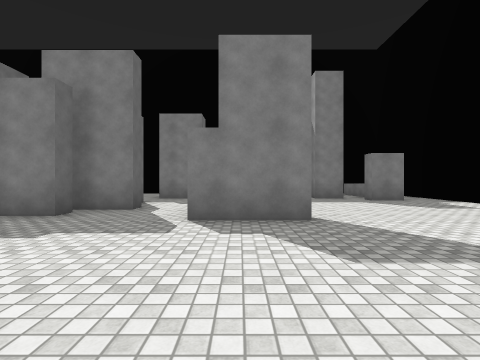
[1] (above)

24 first-person views from a walk through a scene from a Unity 3-D project. The camera is 1.3 m above the floor, looks level and sees 85° across. The floor is counted in squares, 2 m on a side. Each view is taken from the middle of a square. On the plan, view 1 faces up. The plan holds only what a view shows up to about 9 squares ahead; the rest is blank. Surface patterns are stand-ins for the level's own textures.

[2]
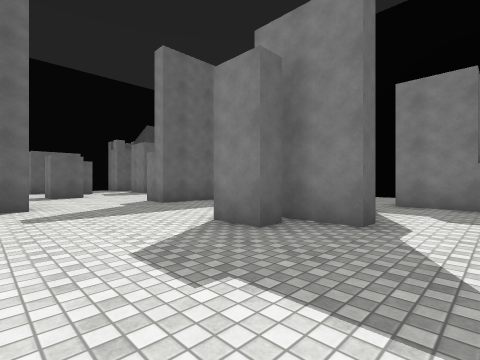

[3]
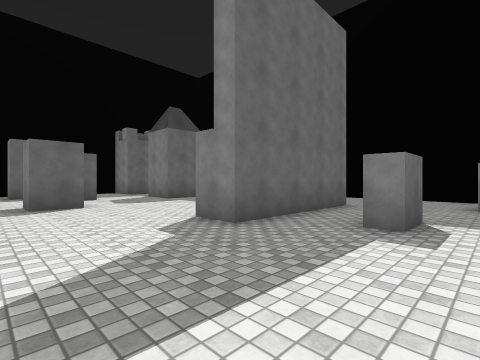

[4]
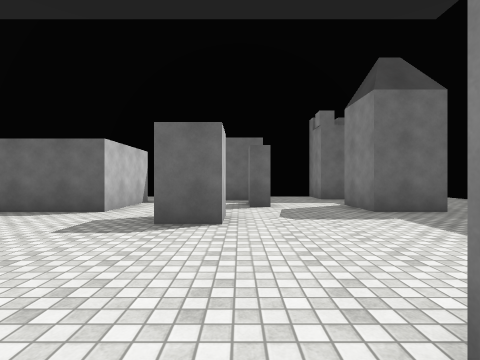

[5]
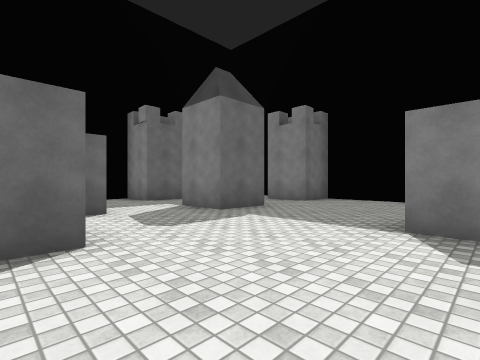

[6]
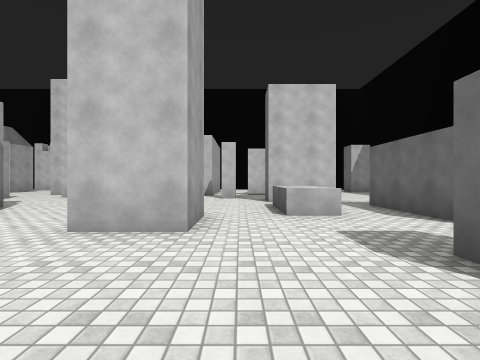

[7]
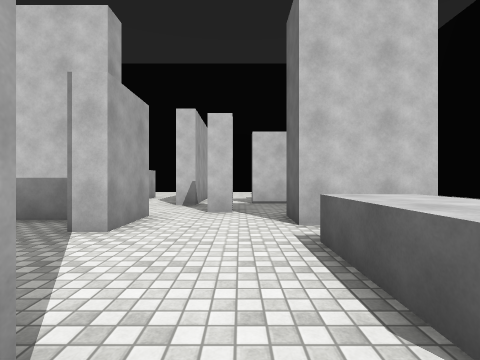

[8]
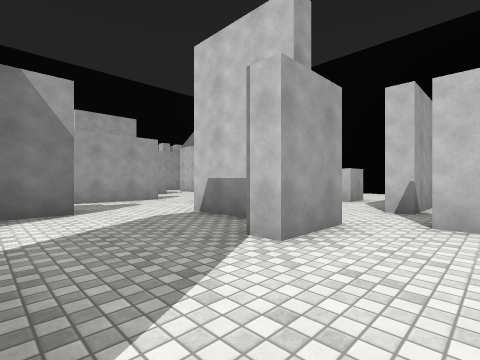

[9]
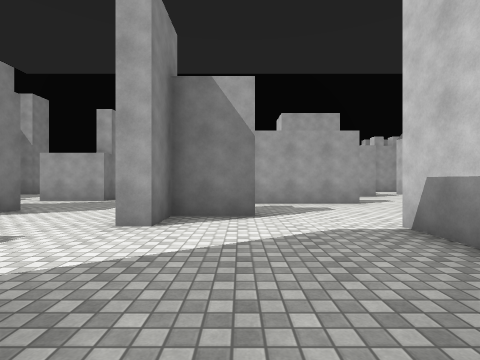

[10]
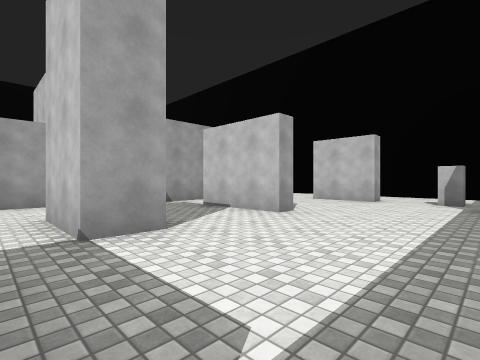

[11]
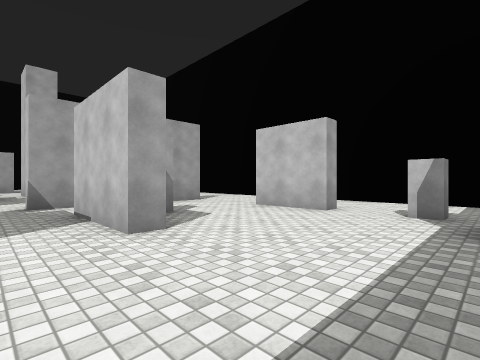

[12]
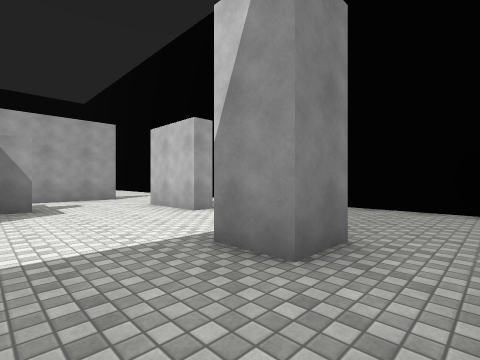

[13]
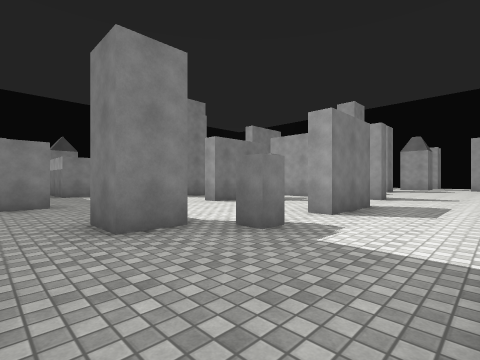

[14]
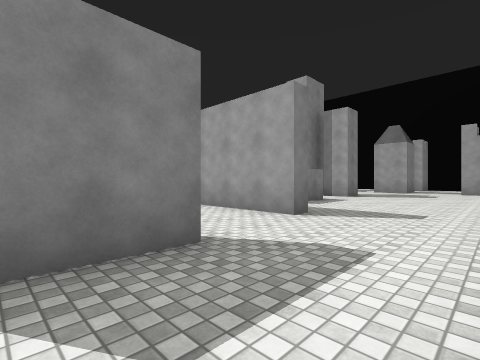

[15]
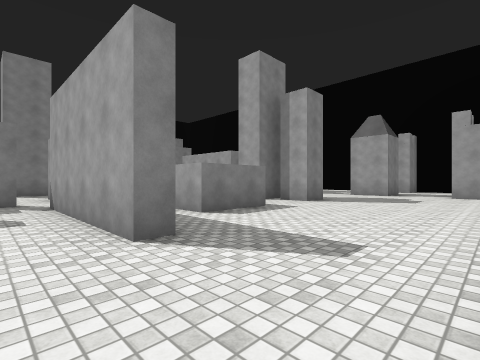

[16]
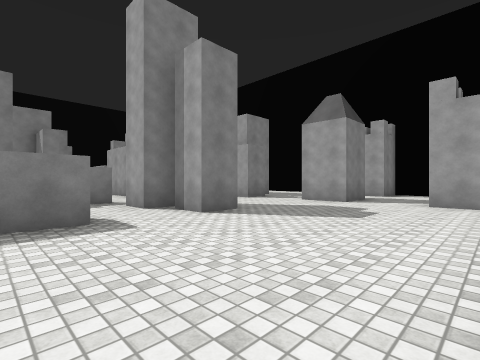

[17]
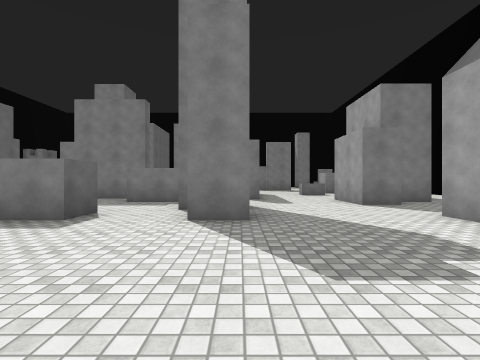

[18]
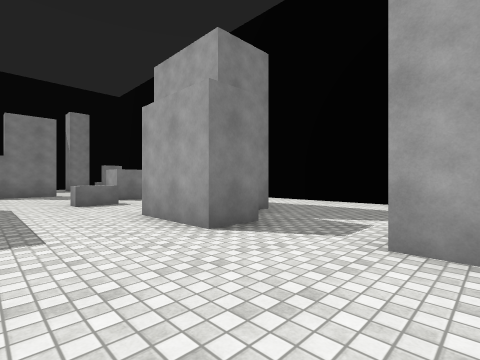

[19]
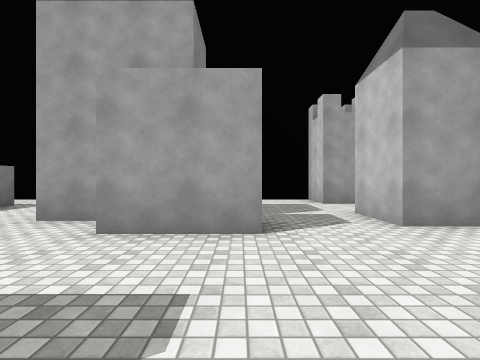

[20]
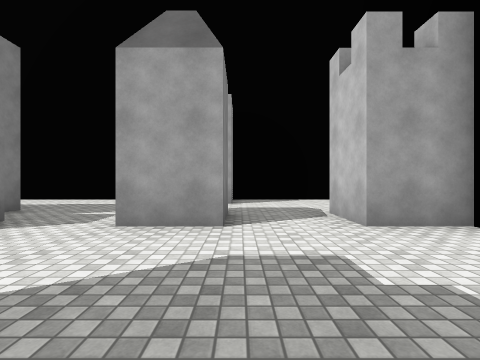

[21]
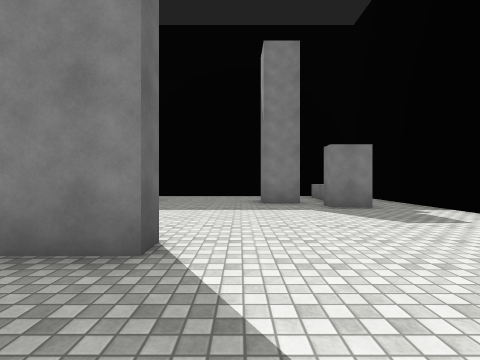

[22]
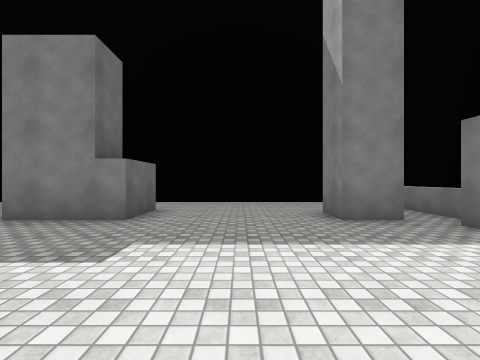

[23]
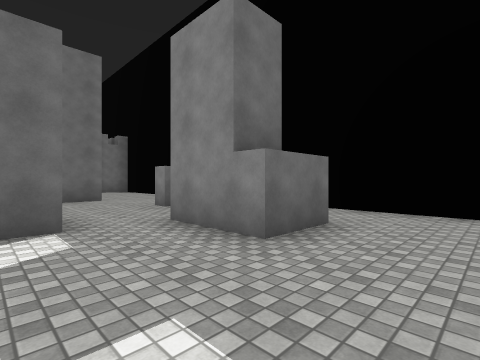

[24]
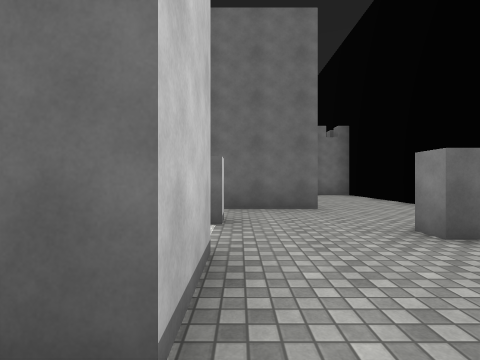

### Floor plan
Key: @ floor where view 1 was taken; # wall or solid block; . floor; ^ raised ledge.
Columns run from 18 left of view 1 to 7 right of it. Each row starts with its distance up from view 1.
 13  #                   #
 12  .. #...... ...  .....
 11   ...........#.. ......^
 10     ............##...#.^.
  9  #  #.....#..............
  8 ##..#....##............#.
  7 ..........#.#.##.........
  6  .........#...##..#......
  5  #.#..........#...#.....
  4  #....#...........##...
  3    ...................
  2    ##....##..........
  1     #..^.....##  ....##.
  0     #..^......#. #@.....
 -1   ...............#.^..
 -2   ....##..#......#...#
 -3   ........###....#...# ..
 -4  .......#....##.....##...
 -5 .#........#.........#....#
 -6 ......##..#....##........#
 -7 ..........#.##..#........#
 -8 ..#.......#.........##..##
 -9 ..........#..............#
-10 ...#.##..................
-11 ....................##...
-12 ....................#   .#
-13     #

Where each view was taken, in squares from view 1:
view 1: 0 up, 0 right, facing up
view 2: 2 up, 1 left, facing up-left
view 3: 3 up, 5 left, facing up-left
view 4: 5 up, 8 left, facing left
view 5: 4 up, 9 left, facing up-left
view 6: 6 up, 10 left, facing down
view 7: 2 up, 10 left, facing down
view 8: 1 up, 10 left, facing down-right
view 9: 0 up, 9 left, facing right
view 10: 1 down, 16 left, facing down-right
view 11: 4 down, 16 left, facing down-right
view 12: 6 down, 18 left, facing down-right
view 13: 12 down, 18 left, facing up-right
view 14: 12 down, 13 left, facing up-right
view 15: 12 down, 10 left, facing up-right
view 16: 12 down, 6 left, facing up-right
view 17: 12 down, 2 left, facing up
view 18: 8 down, 1 left, facing up-right
view 19: 5 down, 2 left, facing right
view 20: 9 down, 2 left, facing right
view 21: 2 up, 2 right, facing up
view 22: 5 up, 1 right, facing up
view 23: 7 up, 1 right, facing up-left
view 24: 8 up, 2 left, facing left
